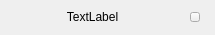
<?xml version="1.0" encoding="UTF-8"?>
<ui version="4.0">
 <class>someoneatyou</class>
 <widget class="QWidget" name="someoneatyou">
  <property name="geometry">
   <rect>
    <x>0</x>
    <y>0</y>
    <width>215</width>
    <height>35</height>
   </rect>
  </property>
  <property name="sizePolicy">
   <sizepolicy hsizetype="Minimum" vsizetype="Fixed">
    <horstretch>0</horstretch>
    <verstretch>0</verstretch>
   </sizepolicy>
  </property>
  <property name="windowTitle">
   <string>someoneatyou</string>
  </property>
  <layout class="QHBoxLayout" name="horizontalLayout_2" stretch="0,1,0">
   <property name="spacing">
    <number>0</number>
   </property>
   <property name="leftMargin">
    <number>10</number>
   </property>
   <property name="topMargin">
    <number>0</number>
   </property>
   <property name="rightMargin">
    <number>15</number>
   </property>
   <property name="bottomMargin">
    <number>0</number>
   </property>
   <item>
    <layout class="QHBoxLayout" name="horizontalLayout">
     <property name="spacing">
      <number>0</number>
     </property>
     <property name="topMargin">
      <number>5</number>
     </property>
     <property name="bottomMargin">
      <number>5</number>
     </property>
     <item>
      <widget class="TNElidedLabelV2" name="lineEdit_AtYou_MessageBox">
       <property name="minimumSize">
        <size>
         <width>165</width>
         <height>20</height>
        </size>
       </property>
       <property name="maximumSize">
        <size>
         <width>16777215</width>
         <height>20</height>
        </size>
       </property>
       <property name="text">
        <string>TextLabel</string>
       </property>
       <property name="alignment">
        <set>Qt::AlignCenter</set>
       </property>
      </widget>
     </item>
    </layout>
   </item>
   <item>
    <spacer name="horizontalSpacer">
     <property name="orientation">
      <enum>Qt::Horizontal</enum>
     </property>
     <property name="sizeHint" stdset="0">
      <size>
       <width>10</width>
       <height>20</height>
      </size>
     </property>
    </spacer>
   </item>
   <item>
    <widget class="QPushButton" name="AtClosePushButton">
     <property name="minimumSize">
      <size>
       <width>10</width>
       <height>10</height>
      </size>
     </property>
     <property name="maximumSize">
      <size>
       <width>10</width>
       <height>10</height>
      </size>
     </property>
     <property name="text">
      <string/>
     </property>
    </widget>
   </item>
  </layout>
 </widget>
 <layoutdefault spacing="6" margin="11"/>
 <customwidgets>
  <customwidget>
   <class>TNElidedLabelV2</class>
   <extends>QLabel</extends>
   <header location="global">TNElidedLabelV2.h</header>
  </customwidget>
 </customwidgets>
 <resources/>
 <connections/>
</ui>
